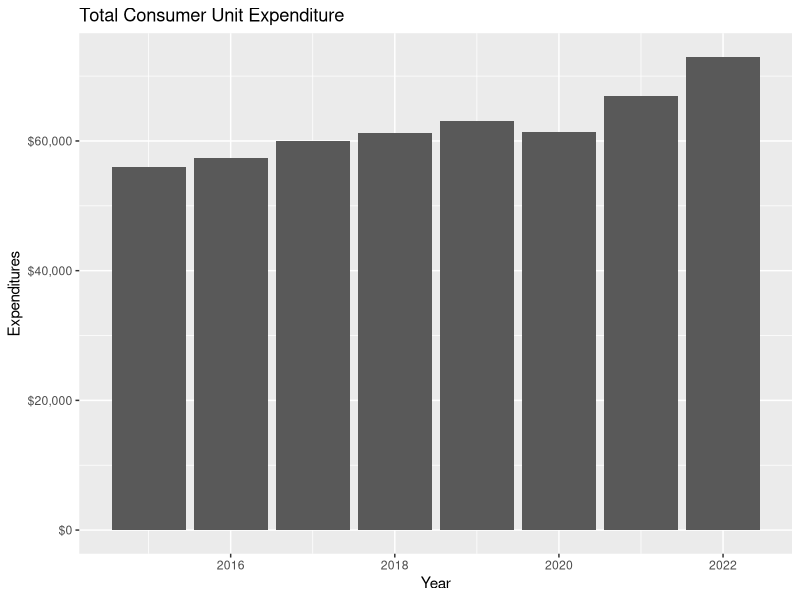
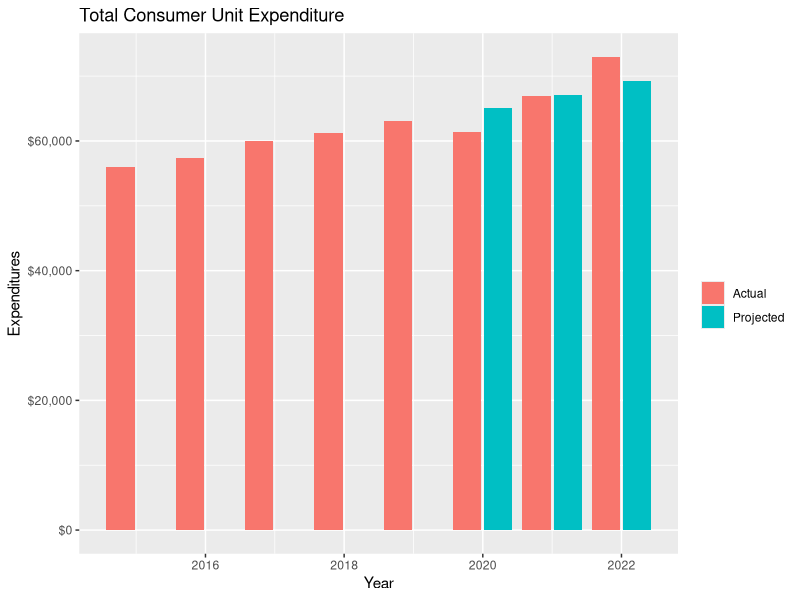
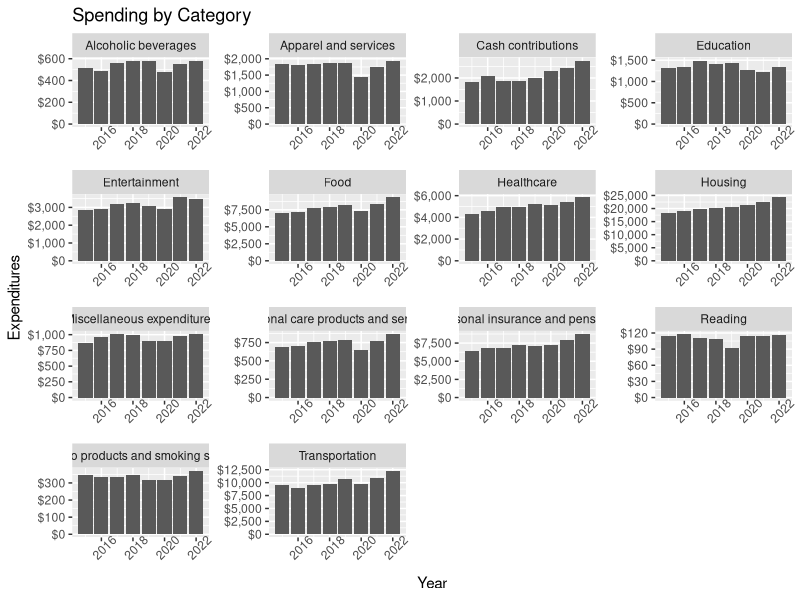
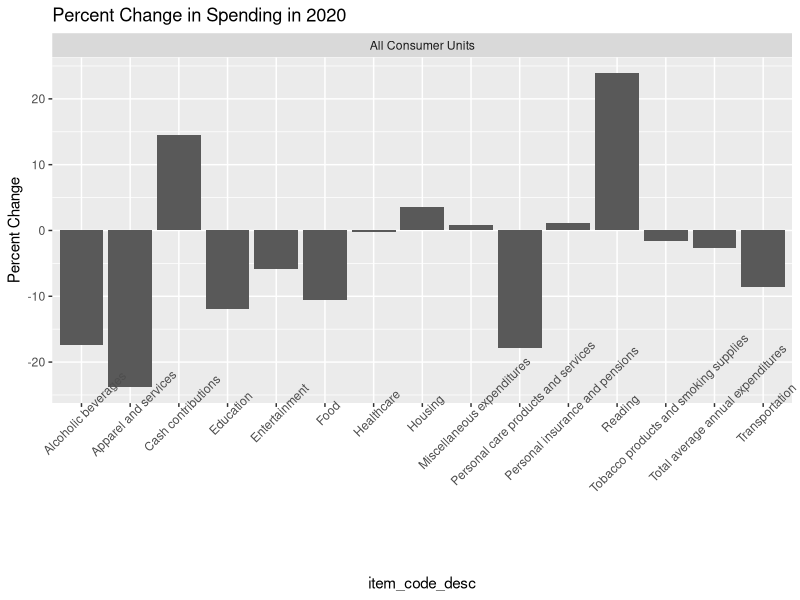
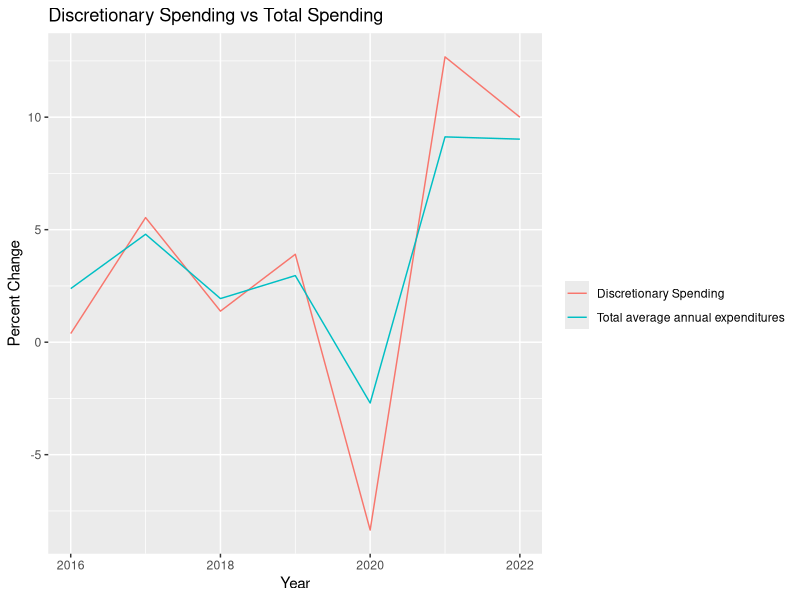
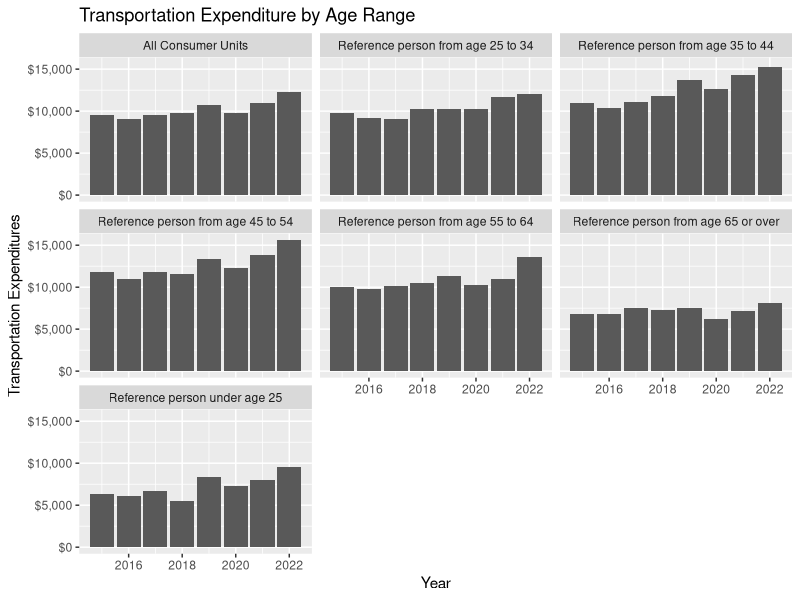
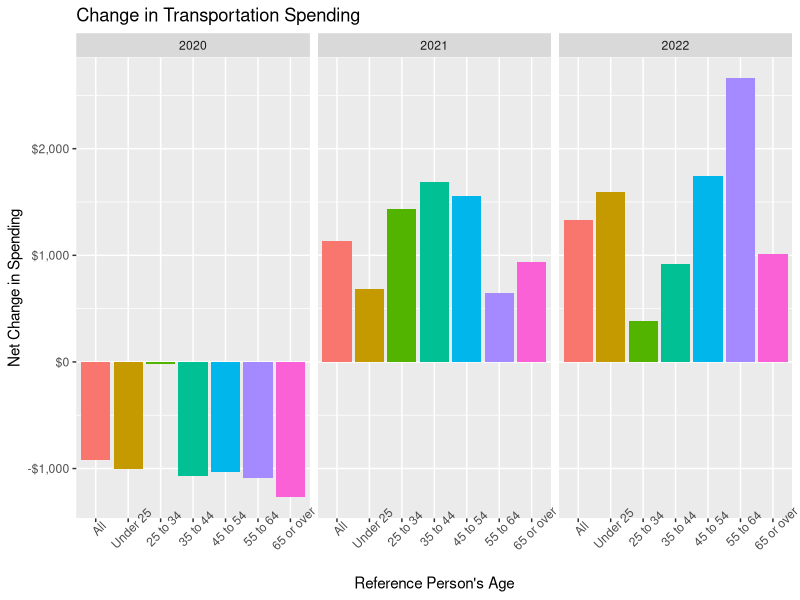
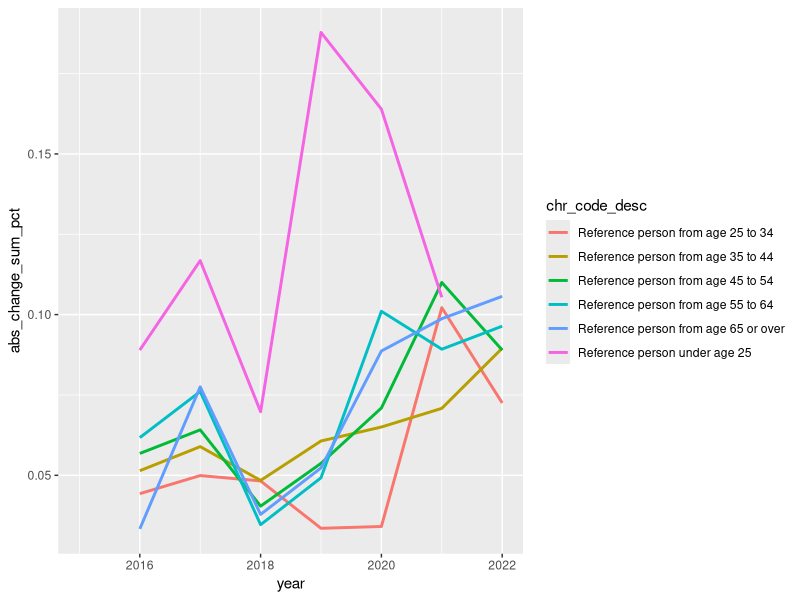

R code for these plots, in order:
## ---- chunk 1
knitr::opts_chunk$set(echo = TRUE)
## ---- chunk 2
library(tidyverse)
library(ggplot2)
library(reshape2)
## ---- chunk 3
data <- read.csv("2023_Consumer_Exp_Data.csv")
chr_code = 1:9
chr_code_desc = c("All Consumer Units",
                  "Reference person under age 25",
                  "Reference person from age 25 to 34",
                  "Reference person from age 35 to 44",
                  "Reference person from age 45 to 54",
                  "Reference person from age 55 to 64",
                  "Reference person from age 65 or over",
                  "Reference person from age 65 to 74",
                  "Reference person from age 75 or over")
chr_code_mapping <- data.frame(chr_code,chr_code_desc)

item_code = c("ALCBEVG",
                  "APPAREL",
                  "CASHCONT",
                  "EDUCATN",
                  "ENTRTAIN",
                  "FOODTOTL",
                  "HEALTH",
                  "HOUSING",
                  "INSPENSN",
                  "MISC",
                  "PERSCARE",
                  "READING",
                  "TOBACCO",
                  "TOTALEXP",
                  "TRANS")
item_code_desc = c("Alcoholic beverages",
                    "Apparel and services",
                    "Cash contributions",
                    "Education",
                    "Entertainment",
                    "Food",
                    "Healthcare",
                    "Housing",
                    "Personal insurance and pensions",
                    "Miscellaneous expenditures",
                    "Personal care products and services",
                    "Reading",
                    "Tobacco products and smoking supplies",
                    "Total average annual expenditures",
                    "Transportation")
item_code_mapping <- data.frame(item_code,item_code_desc)

data <- data %>%
  left_join(chr_code_mapping, by = 'chr_code') %>%
  left_join(item_code_mapping, by = 'item_code')

head(data[,c("chr_code","chr_code_desc","item_code","item_code_desc")])
## ---- chunk 4
str(data)
## ---- chunk 5
data$value <- as.integer(data$value)
## ---- chunk 6
data %>%
  filter(is.na(value)) %>%
  select(year,chr_code_desc,item_code_desc,footnote_text)
## ---- chunk 7
data <- data %>%
  select(-c(period,
            periodName,
            footnote_code,
            footnote_text,
            latest))
## ---- chunk 8
ggplot(data = data %>%
         filter(chr_code == 1,
                item_code == 'TOTALEXP'))+
  geom_col(mapping = aes(x=year,
                         y = value))+
  labs(title = "Total Consumer Unit Expenditure",
       y = "Expenditures",
       x = "Year")+
  scale_y_continuous(labels = scales::label_dollar(prefix = "$", big.mark = ","))
## ---- chunk 9
#need to create % growth field
data <- data %>%
  group_by(series_id) %>%
  arrange(year, .by_group = TRUE) %>%
  mutate (pct_change = (value-lag(value))/lag(value)*100,
          amount_change = value-lag(value)) %>%
  ungroup()

data %>%
  filter(chr_code==1,
         item_code == 'TOTALEXP') %>%
  select(year,
         value,
         pct_change)
## ---- chunk 10
#filter data to just pre-pandemic for total spending
pre_pandemic_data <- data %>%
  filter(chr_code == 1,
         item_code == 'TOTALEXP',
         year < 2020)

#create linear regression model based on log(value) ~ year
model <- lm(log(value) ~ year,
            data = pre_pandemic_data)

#data frame to store projections
projection <- data.frame(
  year = 2020:2022
  )
projection$projected_value <- exp(predict(model, newdata = projection))

#data frame for new plot. Joining projection with actual data,
#then using the melt function to switch to long data to create column chart
projection_plot_data <- data %>%
  filter(chr_code ==1,
         item_code == 'TOTALEXP') %>%
  select(year,
         value) %>%
  left_join(projection, by = "year") %>%
  rename(Actual = value,
         Projected = projected_value) %>%
  melt(id.vars = 'year')

ggplot(data = projection_plot_data)+
         geom_col(mapping = aes(x = year,
                           y = value,
                           fill = variable),
                  position = position_dodge2())+
    labs(title = "Total Consumer Unit Expenditure",
       y = "Expenditures",
       x = "Year",
       fill = "")+
  scale_y_continuous(labels = scales::label_dollar(prefix = "$", big.mark = ","))
    
## ---- chunk 11
ggplot(data = data %>%
         filter(chr_code==1,
                item_code!='TOTALEXP'))+
  geom_col(mapping = aes(x = year,
                         y = value))+
  facet_wrap(~item_code_desc, scales = "free")+
  theme(axis.text.x = element_text(angle = 45))+
  labs(title = "Spending by Category",
       x = "Year",
       y = "Expenditures")+
  scale_y_continuous(labels = scales::label_dollar(prefix = "$", big.mark = ","))

## ---- chunk 12
#now let's create a chart just looking at 2020
data %>%
  filter(year == '2020',
         chr_code %in% c(1)) %>%
  ggplot()+
  geom_col(mapping = aes(x = item_code_desc,
                         y = pct_change))+
  facet_wrap(~chr_code_desc)+
  theme(axis.text.x = element_text(angle = 45))+
  labs(title = "Percent Change in Spending in 2020",
        y = "Percent Change")
## ---- chunk 13
disc_spending <- data %>%
  filter(!item_code %in% c("HEALTH",
                           "HOUSING",
                           "INSPENSN",
                           "TOTALEXP"),
         chr_code == 1) %>%
  group_by(year,chr_code,chr_code_desc) %>%
  summarise(value = sum(value), .groups = "keep") %>%
  ungroup() %>%
  group_by(chr_code,chr_code_desc) %>%
  arrange(year, .by_group = TRUE) %>%
  mutate(pct_change = (value-lag(value))/lag(value)*100,
         item_code_desc = 'Discretionary Spending')

total_spending <- data %>%
  filter(chr_code == 1,
         item_code == 'TOTALEXP') %>%
  select(year,
         chr_code,
         chr_code_desc,
         value,
         pct_change,
         item_code_desc) %>%
  rbind(disc_spending) %>%
  filter(year > 2015)

ggplot(total_spending)+
  geom_line(mapping = aes(x = year,
                         y = pct_change,
                         color = item_code_desc))+
  labs(title = "Discretionary Spending vs Total Spending",
       y = "Percent Change",
       x = "Year",
       color = "")

## ---- chunk 14
data %>%
  filter(item_code == 'TRANS',
         !chr_code %in% c(8,9)) %>%
  ggplot()+
  geom_col(mapping = aes(x = year,
                         y = value))+
  facet_wrap(~chr_code_desc)+
  labs(title = "Transportation Expenditure by Age Range",
        y = "Transportation Expenditures",
       x = "Year")+
  scale_y_continuous(labels = scales::label_dollar(prefix = "$", big.mark = ","))
## ---- chunk 15
data %>%
  filter(!chr_code %in% c(8,9),
         item_code == 'TRANS',
         year >2019) %>%
  ggplot()+
  geom_col(mapping = aes(x = as.factor(chr_code),
                         y = amount_change,
                         fill = as.factor(chr_code)))+
  facet_wrap(~year)+
  scale_x_discrete(labels = c("1" = "All",
                              "2" = "Under 25",
                              "3" = "25 to 34",
                              "4" = "35 to 44",
                              "5" = "45 to 54",
                              "6" = "55 to 64",
                              "7" = "65 or over"))+
  theme(axis.text.x = element_text(angle = 45),
        legend.position = "none")+
  labs(title = "Change in Transportation Spending",
        y = "Net Change in Spending",
        x = "Reference Person's Age")+
  scale_y_continuous(labels = scales::label_dollar(prefix = "$", big.mark = ","))
  
## ---- chunk 16
data <- data %>%
  group_by(series_id) %>%
  arrange(year, .by_group = TRUE) %>%
  mutate(abs_change = abs(value-lag(value)))

grouped_data <- data %>%
  filter(!chr_code %in% c('1','8','9'),
         item_code != 'TOTALEXP') %>%
  group_by(year,chr_code,chr_code_desc) %>%
  summarize(abs_change_sum = sum(abs_change),
            abs_change_sum_pct = sum(abs_change)/sum(value),
            .groups = "keep") %>%
  arrange(desc(year),desc(abs_change_sum_pct))

ggplot(grouped_data,
       aes(x = year,
           y = abs_change_sum_pct,
           color = chr_code_desc))+
  geom_line(size = 1)

ggplot(grouped_data,
       aes(x = year,
           y = abs_change_sum,
           color = chr_code_desc))+
  geom_line(size = 1)

